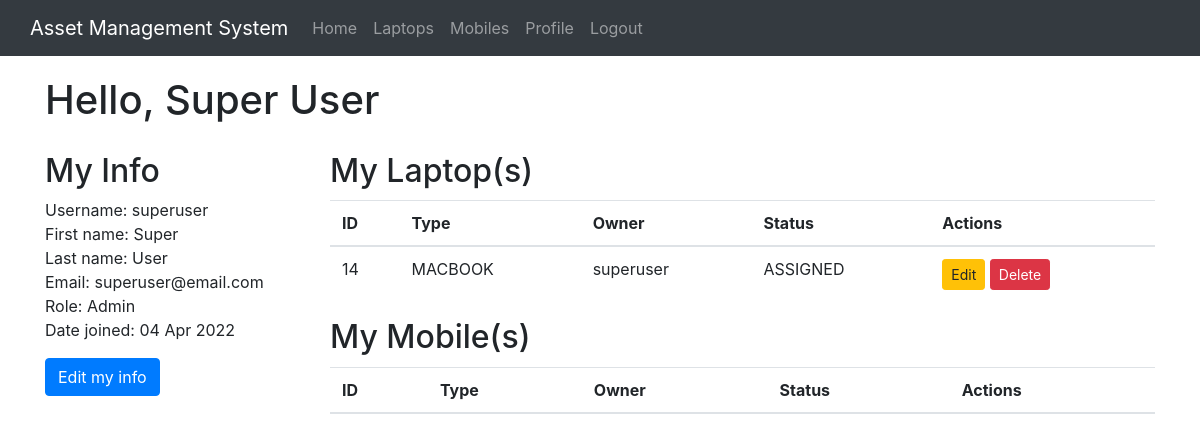
Page /users/display_profile (signed in) on the committed database.
### inventory/models.py (models this page shows, shortened)
class Laptop(models.Model):
    type_choices = (
        ("SURFACEPRO", "Surface Pro"),
        ("MACBOOK", "MacBook"),
        ("THINKPAD", "Thinkpad"),
    )
    type = models.CharField(max_length=100, choices=type_choices, blank=False)
    owner = models.ForeignKey(User, blank=True, null=True, on_delete=models.CASCADE)
    status_choices = (
        ("AVAILABLE", "Device is available to be assigned"),
        ("ASSIGNED", "Device is assigned to a staff member"),
        ("SETUP_REQUIRED", "This device needs setting up before it can be assigned"),
    )
    status = models.CharField(max_length=100, choices=status_choices, blank=False)

### users/views.py (the view)
def display_profile(request):
    laptops = Laptop.objects.all()
    mobiles = Mobile.objects.all()
    date_joined = request.user.date_joined.strftime("%d %b %Y")
    context = {
        "user": request.user,
        "date_joined": date_joined,
        "laptops": laptops,
        "mobiles": mobiles,
    }
    return render(request, "authenticate/display_profile.html", context)

### users/templates/authenticate/display_profile.html (shortened to what this page needs)
{% extends 'inventory/base.html' %}
{% block body%}
    <h1>Hello, {{user.first_name}} {{user.last_name}}</h1>
    <div class="profile row">
        <div class="col-md-3">
            <h2>My Info</h2>
            <ul class="info">
                <li>Username: {{user.username}}</li>
                <li>First name: {{user.first_name}}</li>
                <li>Last name: {{user.last_name}}</li>
                <li>Email: {{user.email}}</li>
                <li>
                    {% if user.is_superuser %}
                        Role: Admin
                    {% else %}
                        Role: Regular
                    {% endif %}
                </li>
                <li>Date joined: {{date_joined}}</li>
            </ul>
            <a class="btn btn-primary" href="{% url 'edit_profile' %}">Edit my info</a>
        </div>
        <div class="col-md-9">
            <h2>My Laptop(s)</h2>
            <table class="table table-hover">
                <thead>
                    <tr>
                        <th>ID</th>
                        <th>Type</th>
                        <th>Owner</th>
                        <th>Status</th>
                        <th>Actions</th>
                    </tr>
                </thead>
                <tbody>
                    {% for laptop in laptops %}
                        {% if laptop.owner.username == user.username %}
                            <tr>
                                <td>{{ laptop.pk }}</td>
                                <td>{{ laptop.type }}</td>
                                <td>{{ laptop.owner.username }}</td>
                                <td>{{ laptop.status }}</td>
                                <td>
                                    <a href="{% url 'edit_laptop' laptop.pk %}" class="btn btn-warning btn-sm" role="button">Edit</a>
                                    {% if user.is_superuser %}
                                        <a href="{% url 'delete_laptop' laptop.pk %}" class="btn btn-danger btn-sm" role="button">Delete</a>
                                    {% endif %}
                                </td>
                            </tr>
                        {% endif %}
                    {% endfor %}
                </tbody>
            </table>
            <h2>My Mobile(s)</h2>
            <table class="table table-hover">
                <thead>
                    <tr>
                        <th>ID</th>
                        <th>Type</th>
                        <th>Owner</th>
                        <th>Status</th>
                        <th>Actions</th>
                    </tr>
                </thead>
            </table>
        </div>
    </div>
{% endblock %}

### inventory/static/css/style.css (style rules this page uses)
.table { margin: 10px 0px 10px 0px; }
.profile.row { padding-top: 20px; }
.profile, .info { padding: 0; list-style-type: none; }

### rows in the picture
Laptop: pk "14", type "MACBOOK", owner.username "superuser", status "ASSIGNED"

### other values in the picture
{{ user.first_name }} "Super"
{{ user.last_name }} "User"
{{ user.username }} "superuser"
{{ user.email }} "superuser@email.com"
{{ date_joined }} "04 Apr 2022"
